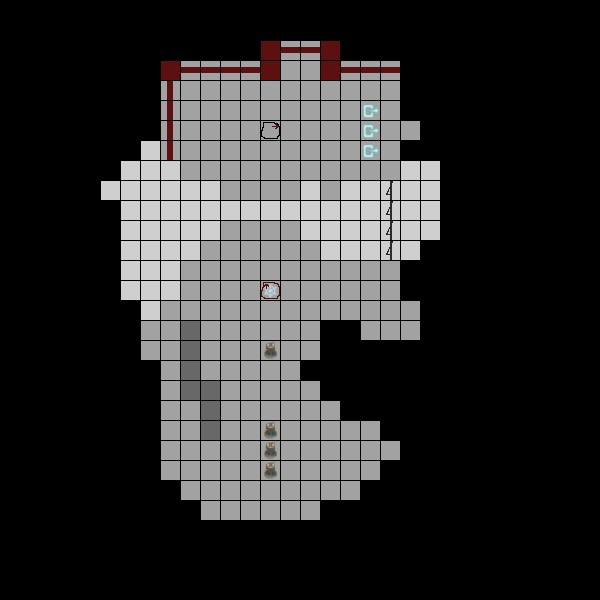

Rendered tile map (Tiled .tmx) drawn with the repository's tilesets; below, a short description and the map source with its tile grids summarised:
An orthogonal 30x30 tile map with 20x20 px tiles, 4 tile layers (Height, Objects, Opt1, Opt2).

<map version="1.0" tiledversion="1.0.3" orientation="orthogonal" renderorder="right-down" width="30" height="30" tilewidth="20" tileheight="20" nextobjectid="1">
 <tileset firstgid="1" source="LevelTiles.tsx" />
 <layer name="Height" width="30" height="30">
  <data>[900 cells, 282 non-empty, 3 distinct tile ids]</data>
 </layer>
 <layer name="Objects" width="30" height="30">
  <data>[900 cells, 31 non-empty, 8 distinct tile ids]</data>
 </layer>
 <objectgroup name="Link" />
 <layer name="Opt1" width="30" height="30">
  <data>[900 cells, 2 non-empty, 2 distinct tile ids]</data>
 </layer>
 <layer name="Opt2" width="30" height="30">
  <data>[900 cells, 1 non-empty, 1 distinct tile ids]</data>
 </layer>
</map>